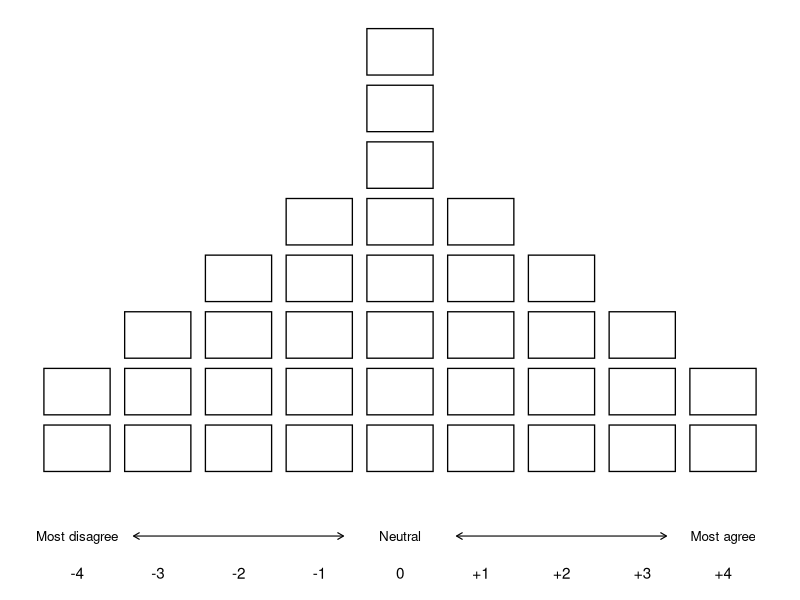

Recreate this plot in R.
# Render the Q-sort grid figure used in the JOSS paper.
# Run from the package root: Rscript paper/generate_figures.R

suppressPackageStartupMessages(library(ggplot2))

dir.create("paper/figures", showWarnings = FALSE, recursive = TRUE)

# 36-statement Q-sort on a nine-category forced distribution.
scores       <- c(-4, -3, -2, -1, 0, 1, 2, 3, 4)
distribution <- c( 2,  3,  4,  5, 8, 5, 4, 3, 2)

# One row per (score, slot) pair so geom_tile draws a stack of boxes.
grid_df <- do.call(rbind, Map(function(s, n) {
  data.frame(score = s, row = seq_len(n))
}, scores, distribution))

arrow_inch <- grid::unit(0.07, "inches")

p <- ggplot(grid_df, aes(x = score, y = row)) +
  geom_tile(width = 0.82, height = 0.82,
            fill = "white", colour = "black", linewidth = 0.45) +
  scale_x_continuous(breaks = scores,
                     labels = c("-4", "-3", "-2", "-1", "0",
                                "+1", "+2", "+3", "+4")) +
  scale_y_continuous(expand = expansion(mult = c(0.04, 0.04))) +
  annotate("text", x = -4, y = -0.55, label = "Most disagree", size = 3.4) +
  annotate("text", x =  0, y = -0.55, label = "Neutral",       size = 3.4) +
  annotate("text", x =  4, y = -0.55, label = "Most agree",    size = 3.4) +
  annotate("segment", x = -3.3, xend = -0.7, y = -0.55, yend = -0.55,
           arrow = arrow(length = arrow_inch, ends = "both"), linewidth = 0.4) +
  annotate("segment", x =  0.7, xend =  3.3, y = -0.55, yend = -0.55,
           arrow = arrow(length = arrow_inch, ends = "both"), linewidth = 0.4) +
  labs(x = NULL, y = NULL) +
  theme_void(base_size = 11) +
  theme(axis.text.x = element_text(margin = margin(t = 6)),
        plot.margin = margin(6, 6, 14, 6)) +
  coord_cartesian(clip = "off")

ggsave("paper/figures/qsort-grid.pdf",
       plot = p, width = 5.6, height = 3.0, device = cairo_pdf)
